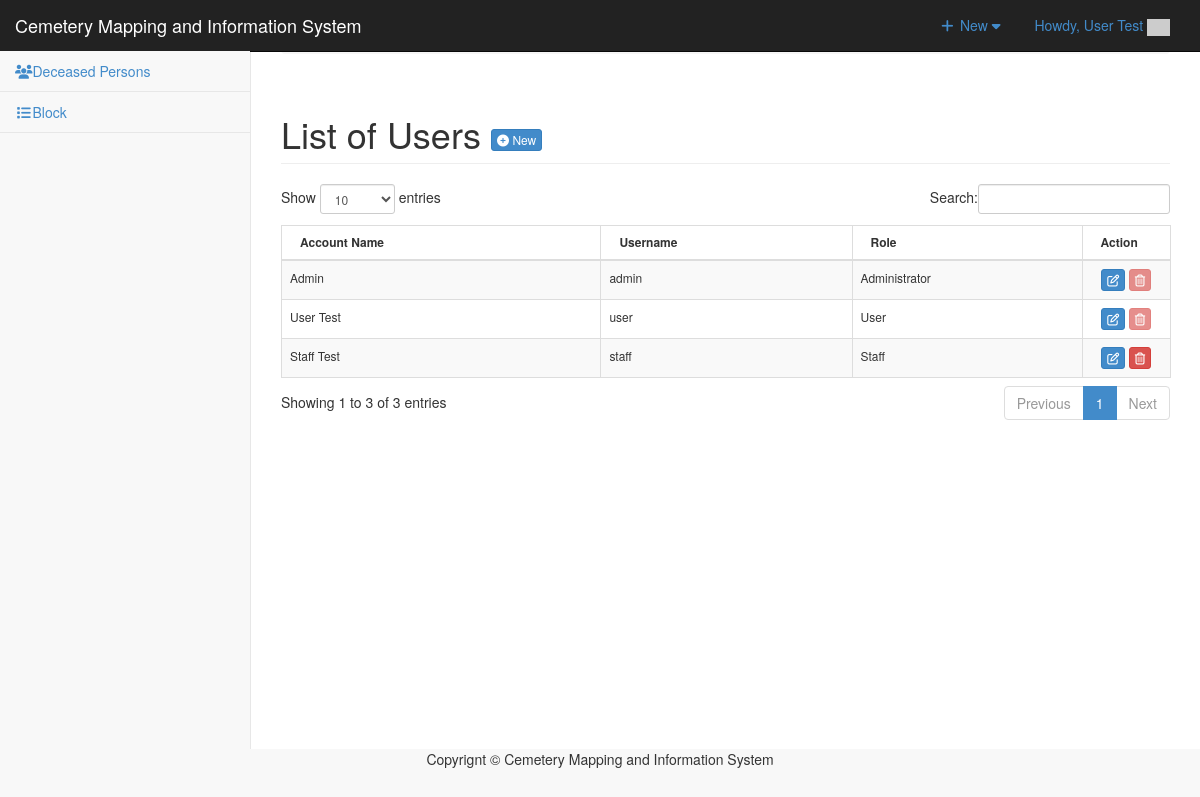
/admin/user/index.php (signed in), run on the app's committed database.
### tables this page shows
CREATE TABLE `tbluseraccount` (
  `USERID` int(11) NOT NULL,
  `U_NAME` varchar(122) NOT NULL,
  `U_USERNAME` varchar(122) NOT NULL,
  `U_PASS` varchar(122) NOT NULL,
  `U_ROLE` varchar(30) NOT NULL,
  `USERIMAGE` varchar(255) NOT NULL
);

### admin/user/index.php (called while the page is built, shortened)
<?php
require_once ("../theme/templates.php");
?>

### include/database.php (called while the page is built, shortened)
<?php
class Database {
	var $sql_string = '';
	private $conn;
	public function open_connection() {
		$this->conn = mysqli_connect(server,user,pass);
		if(!$this->conn){
			echo "Problem in database connection! Contact administrator!";
			exit();
		}else{
			$db_select = mysqli_select_db($this->conn,database_name);
		}
	}
	function setQuery($sql='') {
		$this->sql_string=$sql;
	}
	function executeQuery() {
		$result = mysqli_query($this->conn,$this->sql_string);
		return $result;
	}
	private function confirm_query($result) {
		return $result;
	}
	function loadResultList( $key='' ) {
		$cur = $this->executeQuery();
		$array = array();
		while ($row = mysqli_fetch_object($cur)) {
			if ($key) {
				$array[$row->$key] = $row;
			} else {
				$array[] = $row;
			}
		}
		return $array;
	}
}
$mydb = new Database();
?>

### admin/user/list.php (the view, shortened to what this page needs)
<div class="row">
       	 <div class="col-lg-12">
            <h1 class="page-header">List of Users  <a href="index.php?view=add" class="btn btn-primary btn-xs  ">  <i class="fa fa-plus-circle fw-fa"></i> New</a>  </h1>
       		</div>
   		 </div>
	 		    <form action="controller.php?action=delete" Method="POST">
			      <div class="table-responsive">
				<table id="example" class="table table-striped table-bordered table-hover table-responsive" style="font-size:12px" cellspacing="0">
				  <thead>
				  	<tr>
				  		<th>
				  		 Account Name</th>
				  		<th>Username</th>
				  		<th>Role</th>
				  		<th width="10%" >Action</th>
				  	</tr>
				  </thead>
				  <tbody>
				  	<?php
				  		$mydb->setQuery("SELECT *
											FROM  `tbluseraccount`");
				  		$cur = $mydb->loadResultList();
						foreach ($cur as $result) {
				  		echo '<tr>';
				  		echo '<td>' . $result->U_NAME.'</a></td>';
				  		echo '<td>'. $result->U_USERNAME.'</td>';
				  		echo '<td>'. $result->U_ROLE.'</td>';
				  		If($result->USERID==$_SESSION['USERID'] || $result->U_ROLE=='MainAdministrator' || $result->U_ROLE=='Administrator') {
				  			$active = "Disabled";
				  		}else{
				  			$active = "";
				  		}
				  		echo '<td align="center" > <a title="Edit" href="index.php?view=edit&id='.$result->USERID.'"  class="btn btn-primary btn-xs  ">  <span class="fa fa-edit fw-fa"></span></a>
				  					 <a title="Delete" href="controller.php?action=delete&id='.$result->USERID.'" class="btn btn-danger btn-xs confirmation" '.$active.'><span class="fa fa-trash-o fw-fa"></span> </a>
				  					 </td>';
				  		echo '</tr>';
				  	}
				  	?>
				  </tbody>
				</table>
			</div>
				</form>
</div>

### admin/css/sb-admin-2.css (style rules this page uses)
body { background-color: #f8f8f8; }

### data on the page
tbluseraccount: U_NAME "Admin", U_USERNAME "admin", U_ROLE "Administrator"
tbluseraccount: U_NAME "User Test", U_USERNAME "user", U_ROLE "User"
tbluseraccount: U_NAME "Staff Test", U_USERNAME "staff", U_ROLE "Staff"

### other printed values
$_SESSION['U_NAME'] "User Test"
